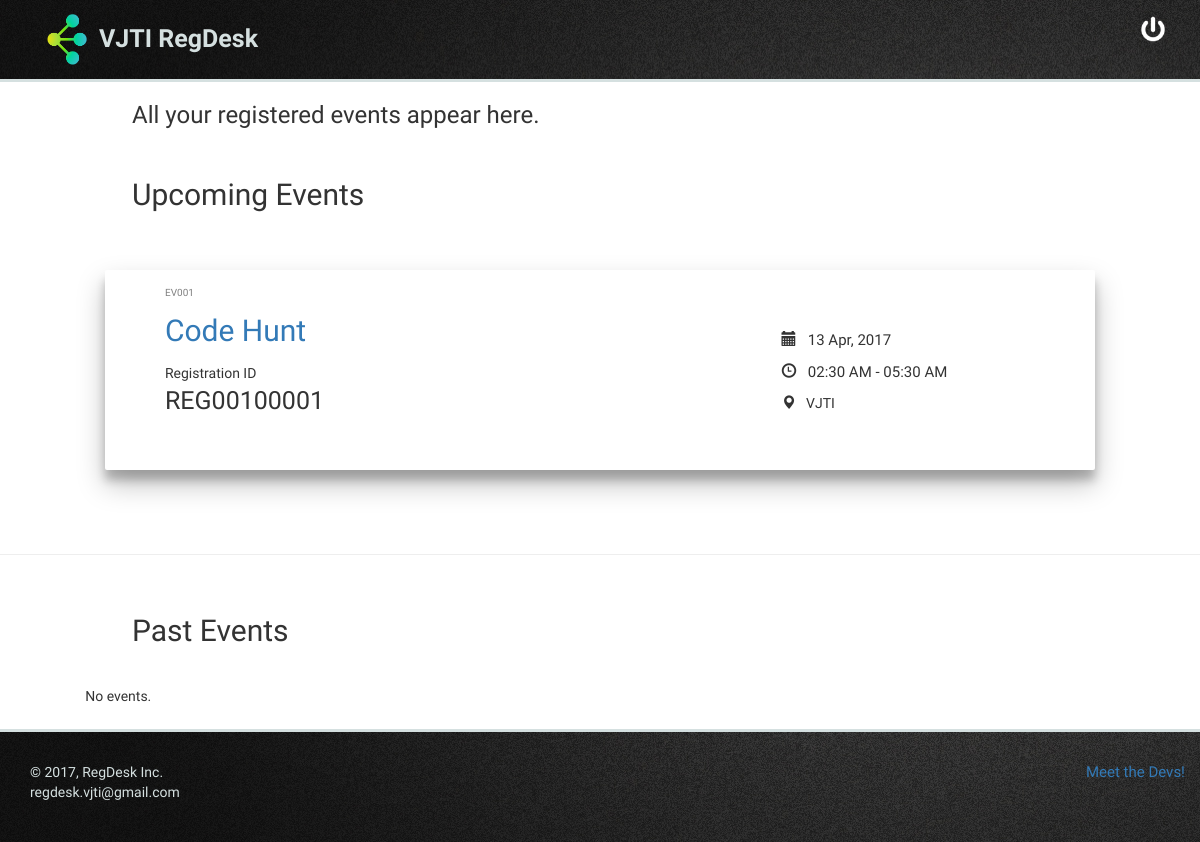
The page /public/myevents.php (signed in) on the database as committed earlier.
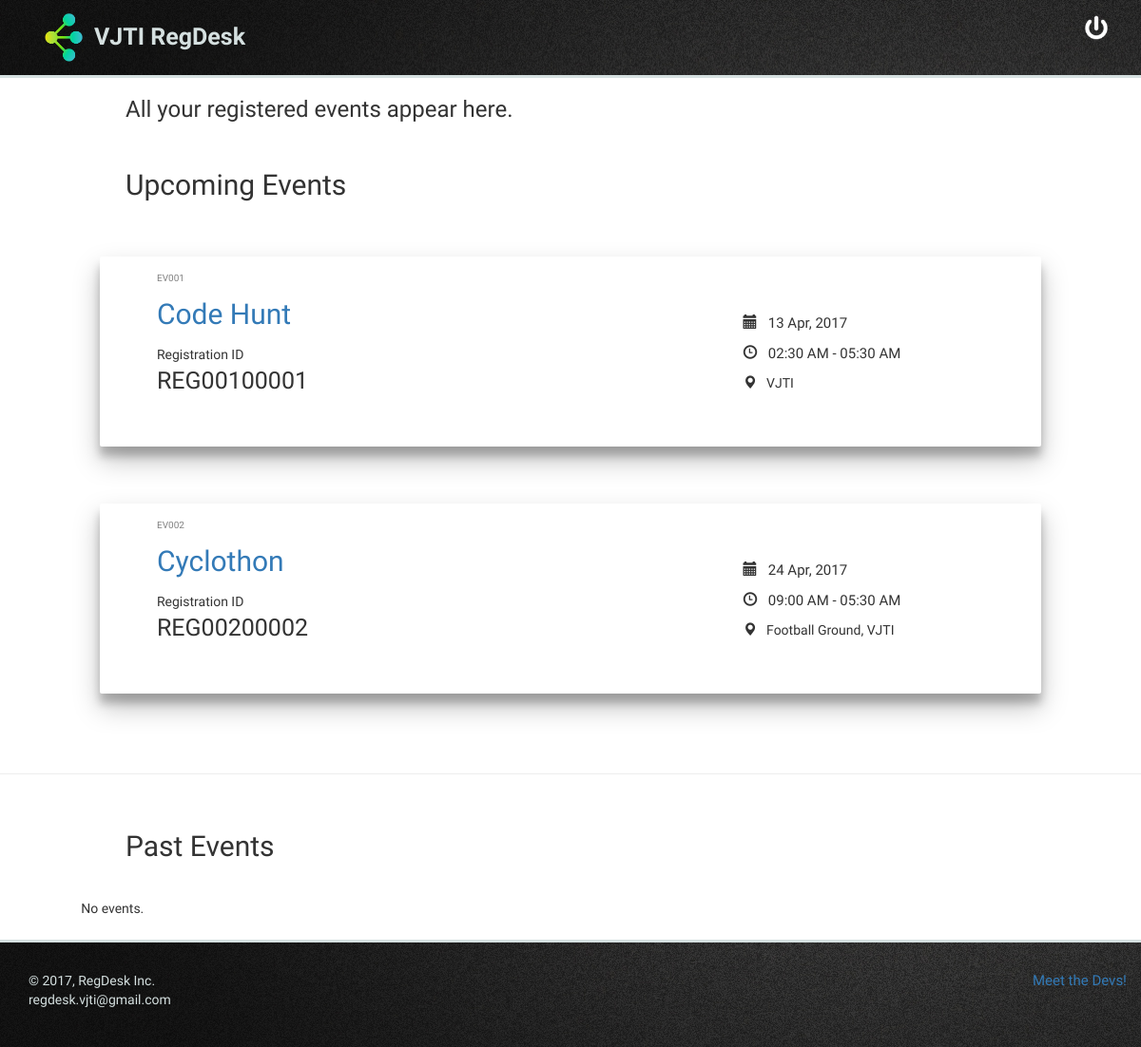
The same page on the database as committed later.
### tables this page shows
CREATE TABLE `registrations` (
  `registration_id` int(11) NOT NULL,
  `user_id` int(11) NOT NULL,
  `event_id` int(11) NOT NULL,
  `registration_timestamp` timestamp NOT NULL DEFAULT CURRENT_TIMESTAMP
);

CREATE TABLE `events` (
  `event_id` int(11) NOT NULL,
  `event_name` varchar(64) NOT NULL,
  `description` text NOT NULL,
  `start_date` date NOT NULL,
  `start_time` time NOT NULL,
  `end_date` date DEFAULT NULL,
  `end_time` time DEFAULT NULL,
  `venue` varchar(64) NOT NULL,
  `category` tinyint(4) NOT NULL,
  `committee` int(11) NOT NULL,
  `incharge1_name` varchar(50) NOT NULL,
  `incharge1_contact` varchar(10) NOT NULL,
  `incharge2_name` varchar(50) DEFAULT NULL,
  `incharge2_contact` varchar(10) DEFAULT NULL,
  `cost` smallint(6) NOT NULL DEFAULT '0',
  `refreshment` tinyint(1) DEFAULT '0',
  `note` text,
  `manager` int(11) NOT NULL,
  `banner` varchar(5) NOT NULL DEFAULT '.jpg',
  `post_timestamp` timestamp NOT NULL DEFAULT CURRENT_TIMESTAMP
);

### public/myevents.php (the view, shortened to what the changed rows need)
<?php
	require_once(__DIR__ . '/../includes/dbconfig.php');
	$up_query = "SELECT registrations.registration_id, events.event_id, events.event_name, events.start_date, events.end_date, events.start_time, events.end_time, events.venue FROM events INNER JOIN registrations ON events.event_id = registrations.event_id WHERE registrations.user_id = ".$_SESSION['user_id']." ORDER BY events.start_date ASC";
	$up_result = mysqli_query($dbc, $up_query);
	require_once(__DIR__ . '/../includes/header.php');
?>
	<h3 style="padding-left: 11%;">All your registered events appear here.</h2>
		<div class="container-fluid">
			<div class="container" id="h">
				<?php
	if (mysqli_num_rows($up_result) != 0) {
		while ($event = mysqli_fetch_array($up_result)) {
?>
					<div id="a" class="cube">
						<div class="row">
							<div class="col-sm-7">
								<div style="text-align: left;padding-top: 1%;padding-left: 9%;">
									<p style="font-size: 10px; color: gray; padding-bottom: 0px;">
										<?php echo 'EV'.htmlspecialchars(str_pad($event['event_id'], 3, '0', STR_PAD_LEFT)); ?>
									</p>
									<a href="event.php?event=<?php echo $event['event_id']; ?>">
										<p style="font-size:30px;font-family: 'Raleway', sans-serif;">
											<?php echo $event['event_name']; ?>
										</p>
									</a>
									<p>
										Registration ID
										<br>
										<span style="font-size: 25px;">REG<?php echo (str_pad($event['event_id'], 3, '0', STR_PAD_LEFT)).(str_pad($event['registration_id'], 5, '0', STR_PAD_LEFT)); ?></span>
									</p>
								</div>
							</div>
							<div class="col-sm-1">
							</div>
							<div class="col-sm-4" style="padding-top: 5%;">
								<p style="font-size:15px;"><span class="glyphicon glyphicon-calendar"></span>&nbsp;&nbsp;
									<?php
	if (empty($event['end_date']))
		echo htmlspecialchars(date('d M, Y', strtotime($event['start_date'])));
	else
		echo htmlspecialchars(date('d M, Y', strtotime($event['start_date']))).' - '.htmlspecialchars(date('d M, Y', strtotime($event['end_date'])));
?>
								</p>
								<p style="font-size:15px;"><span class="glyphicon glyphicon-time"></span>&nbsp;&nbsp;
									<?php
	if (empty($event['end_time']))
		echo htmlspecialchars(date('H:i A', strtotime($event['start_time'])));
	else
		echo htmlspecialchars(date('H:i A', strtotime($event['start_time']))).' - '.htmlspecialchars(date('H:i A', strtotime($event['end_time'])));;
?>
								</p>
								<p style="font-size:15 px;"><span class="glyphicon glyphicon-map-marker"></span>&nbsp;&nbsp;
									<?php
	echo htmlspecialchars($event['venue']);
?>
								</p>
							</div>
						</div>
					</div>
					<br>
					<?php
		}
	}
?>
			</div>
		</div>
		<?php
	require_once(__DIR__ . '/../includes/footer.php');
?>

Rows that differ between the two databases and show on the page:
added registrations: event.event_id "002", event.event_name "Cyclothon", registration_id "00002", event.start_date "24 Apr, 2017", event.start_time "09:00 AM", event.end_time "05:30 AM", event.venue "Football Ground, VJTI"
